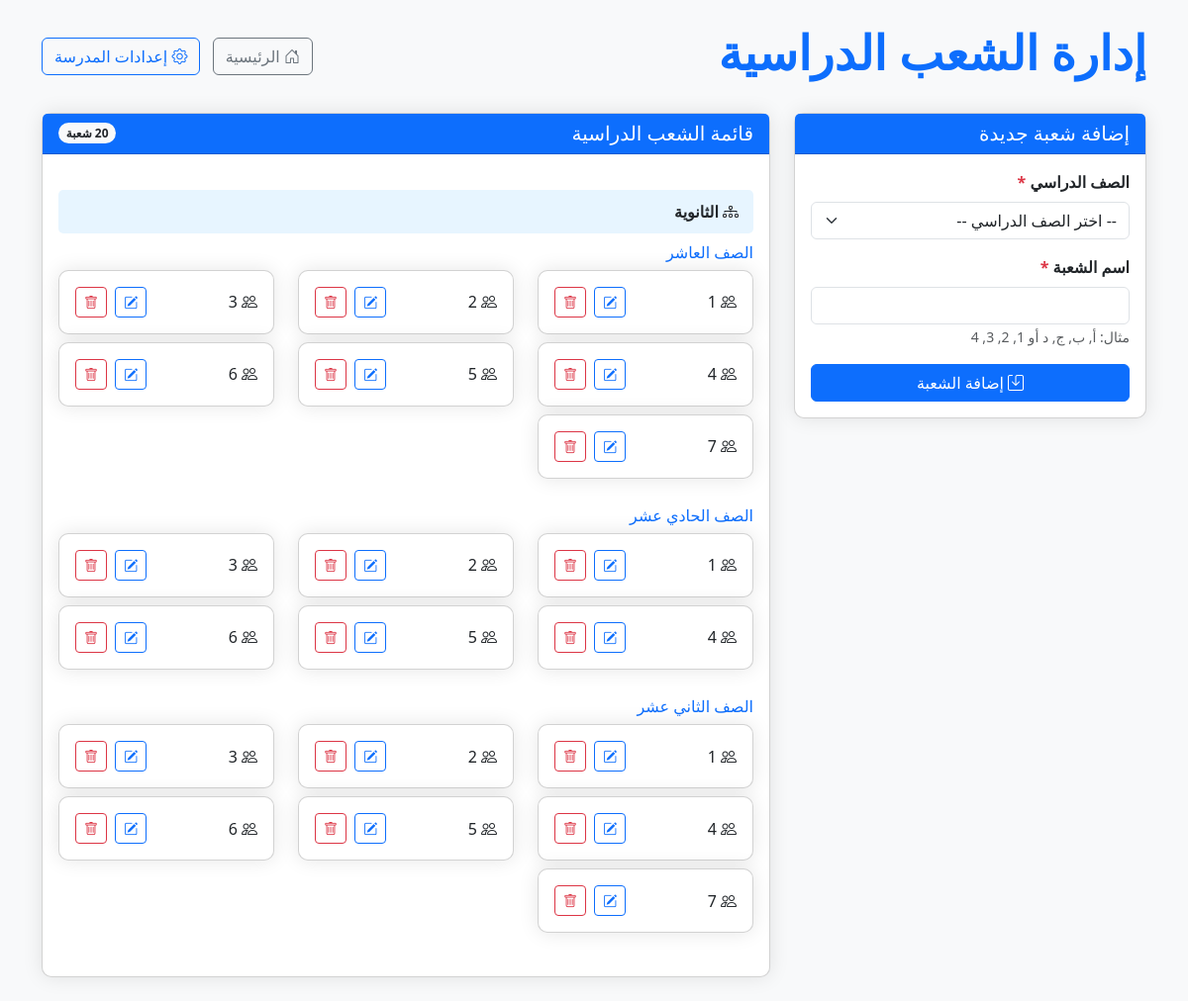
Before: /sections_management.php (signed in) with the older database file.
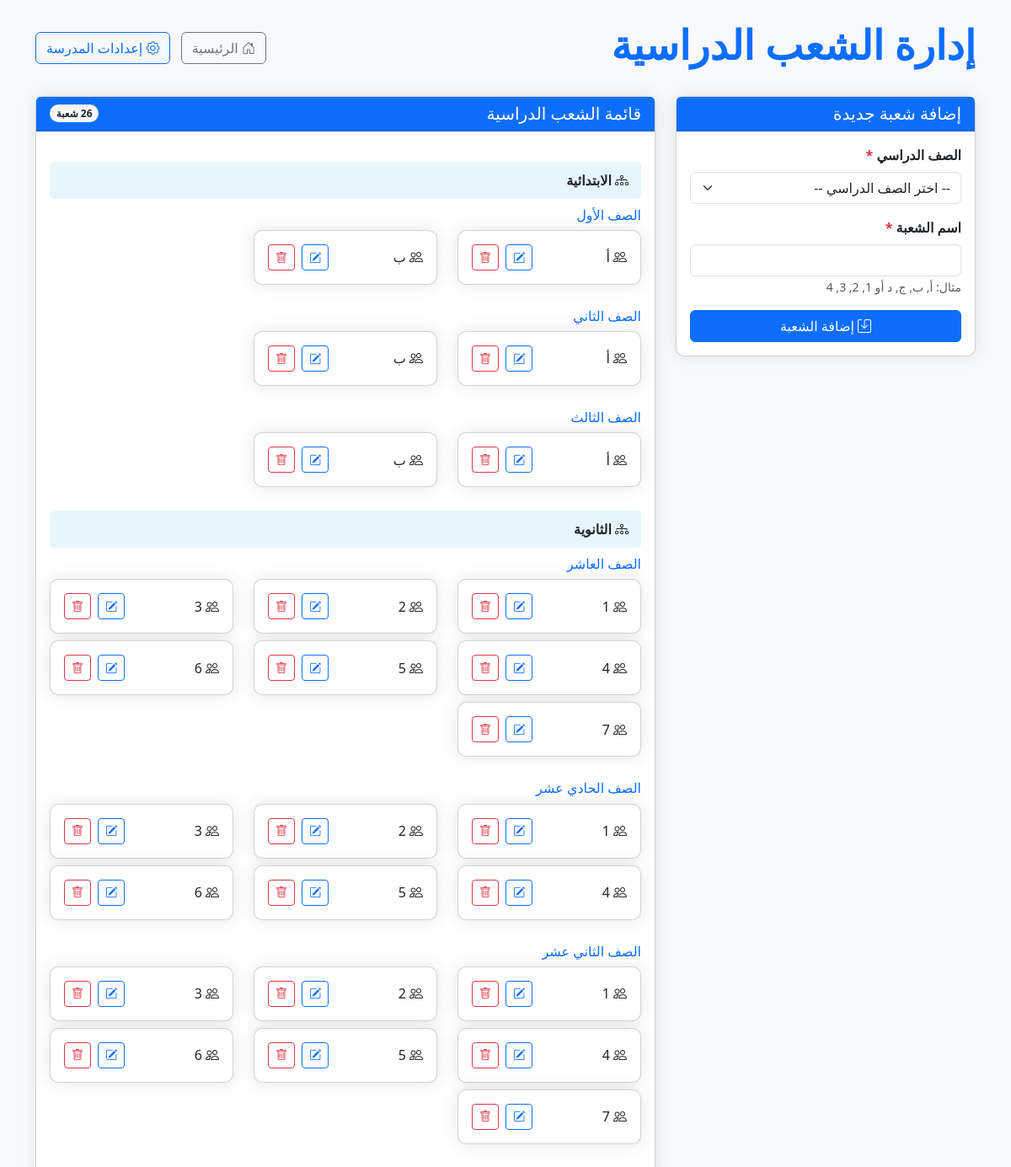
After: the same page with the newer database file.
### tables this page shows
CREATE TABLE `sections` (
  `id` int NOT NULL,
  `name` varchar(255) NOT NULL,
  `grade_id` int NOT NULL,
  `school_id` int NOT NULL,
  `created_at` timestamp NULL DEFAULT CURRENT_TIMESTAMP,
  `updated_at` timestamp NULL DEFAULT CURRENT_TIMESTAMP ON UPDATE CURRENT_TIMESTAMP
);

### includes/db_connection.php (called while the page is built, shortened)
<?php
$dsn = "mysql:host=" . DB_HOST . ";dbname=" . DB_NAME . ";charset=" . DB_CHARSET;
$options = [
    PDO::ATTR_ERRMODE            => PDO::ERRMODE_EXCEPTION,
    PDO::ATTR_DEFAULT_FETCH_MODE => PDO::FETCH_ASSOC,
    PDO::ATTR_EMULATE_PREPARES   => false,
];
try {
    $pdo = new PDO($dsn, DB_USER, DB_PASS, $options);
    $pdo->exec("SET NAMES utf8mb4");
    $pdo->exec("SET CHARACTER SET utf8mb4");
    $pdo->exec("SET collation_connection = utf8mb4_unicode_ci");
} catch (PDOException $e) {
    die("فشل الاتصال بقاعدة البيانات: " . $e->getMessage());
}
function query($sql, $params = []) {
    global $pdo;
    $stmt = $pdo->prepare($sql);
    $stmt->execute($params);
    return $stmt->fetchAll();
}
function query_row($sql, $params = []) {
    global $pdo;
    $stmt = $pdo->prepare($sql);
    $stmt->execute($params);
    return $stmt->fetch();
}

### sections_management.php (the view, shortened to what the changed rows need)
<?php
require_once 'includes/db_connection.php';
$school = query_row("SELECT id FROM schools LIMIT 1");
$school_id = $school['id'];
$grade_name = '';
$sections = query("SELECT s.id, s.name, g.name AS grade_name, e.name AS level_name
                  FROM sections s
                  JOIN grades g ON s.grade_id = g.id
                  JOIN educational_levels e ON g.level_id = e.id
                  WHERE s.school_id = ?
                  ORDER BY e.id, g.id, s.name", [$school_id]);
?>
<!DOCTYPE html>
<html lang="ar" dir="rtl">
<head>
    <link rel="stylesheet" href="https://cdn.jsdelivr.net/npm/bootstrap@5.3.0/dist/css/bootstrap.rtl.min.css">
    <link rel="stylesheet" href="https://cdn.jsdelivr.net/npm/bootstrap-icons@1.10.0/font/bootstrap-icons.css">
</head>
<body>
    <div class="container py-4">
        <div class="d-flex justify-content-between align-items-center mb-4">
            <h1 class="display-5 fw-bold text-primary">إدارة الشعب الدراسية</h1>
        </div>
        <div class="row">
            <div class="col-md-8">
                <div class="card">
                    <div class="card-header bg-primary text-white d-flex justify-content-between align-items-center">
                        <h5 class="mb-0">قائمة الشعب الدراسية</h5>
                        <span class="badge bg-light text-dark rounded-pill"><?php echo count($sections); ?> شعبة</span>
                    </div>
                    <div class="card-body">
                        <?php if (empty($sections)): ?>
                            <div class="alert alert-info">
                                لا توجد شعب دراسية مسجلة. يرجى إضافة شعبة جديدة.
                            </div>
                        <?php else: ?>
                            <?php
                            $organized_sections = [];
                            $current_level = '';
                            $current_grade = '';
                            foreach ($sections as $section) {
                                if ($section['level_name'] != $current_level) {
                                    $current_level = $section['level_name'];
                                    $organized_sections[$current_level] = [];
                                }
                                if ($section['grade_name'] != $current_grade) {
                                    $current_grade = $section['grade_name'];
                                    $organized_sections[$current_level][$current_grade] = [];
                                }
                                $organized_sections[$current_level][$current_grade][] = $section;
                            }
                            foreach ($organized_sections as $level_name => $grades):
                            ?>
                                <div class="level-header">
                                    <i class="bi bi-diagram-3"></i> <?php echo $level_name; ?>
                                </div>
                                <?php foreach ($grades as $grade_name => $grade_sections): ?>
                                    <div class="section-group">
                                        <h6 class="text-primary mb-2"><?php echo $grade_name; ?></h6>
                                        <div class="row">
                                            <?php foreach ($grade_sections as $section): ?>
                                                <div class="col-md-4 mb-2">
                                                    <div class="card h-100">
                                                        <div class="card-body p-3 d-flex justify-content-between align-items-center">
                                                            <span><i class="bi bi-people"></i> <?php echo htmlspecialchars($section['name']); ?></span>
                                                            <div>
                                                                <a href="sections_management.php?edit_id=<?php echo $section['id']; ?>" class="btn btn-sm btn-outline-primary me-1">
                                                                    <i class="bi bi-pencil-square"></i>
                                                                </a>
                                                                <a href="#" onclick="confirmDelete(<?php echo $section['id']; ?>, '<?php echo htmlspecialchars($section['name']); ?>')" class="btn btn-sm btn-outline-danger">
                                                                    <i class="bi bi-trash"></i>
                                                                </a>
                                                            </div>
                                                        </div>
                                                    </div>
                                                </div>
                                            <?php endforeach; ?>
                                        </div>
                                    </div>
                                <?php endforeach; ?>
                            <?php endforeach; ?>
                        <?php endif; ?>
                    </div>
                </div>
            </div>
        </div>
    </div>
</body>
</html>

Changed rows visible on the page:
added sections: name "أ", shown under "الصف الأول"
added sections: name "ب", shown under "الصف الأول"
added sections: name "أ", shown under "الصف الثاني"
added sections: name "ب", shown under "الصف الثاني"
added sections: name "أ", shown under "الصف الثالث"
added sections: name "ب", shown under "الصف الثالث"
Other visible differences:
count($sections): "20" → "26"
new list line: "الابتدائية الصف الأول الصف الثاني الصف الثالث"
